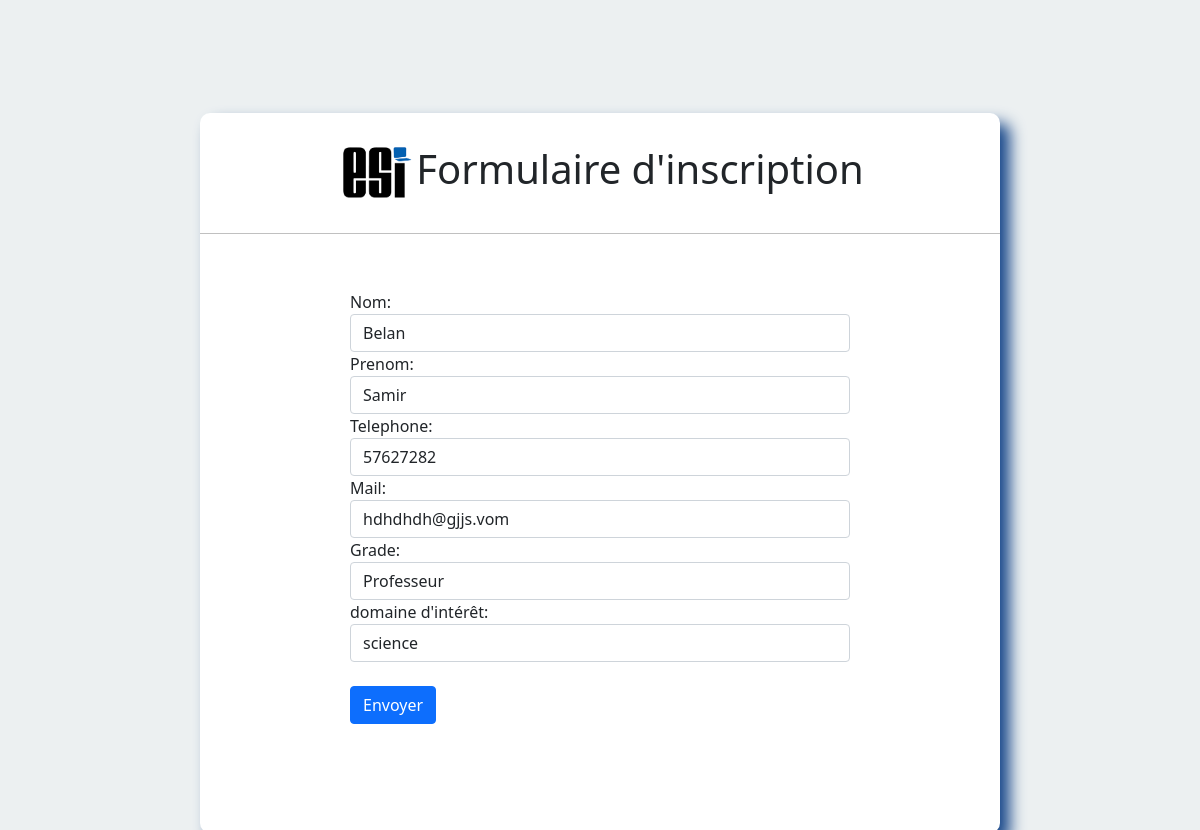
Screenshot of /EncadMod/17/ with the database file from the repository.
### satgesiV2/models.py (models this page shows, shortened)
class Encadreur(models.Model):
    Nomncadreur  =models.CharField(max_length=50)
    PrenomEncadreur  =models.CharField(max_length=50)
    Telephone = models.PositiveIntegerField()
    Mail = models.EmailField()
    grade  =models.CharField(max_length=50)
    domaineInteret  =models.CharField(max_length=50)

### satgesiV2/views.py (the view)
# urls.py: path('EncadMod/<str:pk>/',mod,name="modifE"),
def mod (request, pk):
   Encad  = Encadreur.objects.get(id=pk)
   form = EncadreurForm(instance=Encad)
   if request.method == "POST":
       form = EncadreurForm(data=request.POST,instance=Encad)
       if form.is_valid():
           form.save()
           return redirect("accept")
   return render(request,'SixPage.html',{"formEncadreur":form})

### satgesiV2/formEncadreur.py
class EncadreurForm(ModelForm):
    class Meta:
        model = Encadreur
        fields = "__all__"
        widgets={
            'Nomncadreur':forms.TextInput(attrs={'class':'form-control','placeholder':'Nomncadreur'}),
            'PrenomEncadreur':forms.TextInput(attrs={'class':'form-control','placeholder':'PrenomEncadreur'}),
            'Telephone': forms.NumberInput(attrs={'class':'form-control','placeholder':'Telephone'}),
            'Mail':forms.EmailInput(attrs={'class':'form-control','placeholder':'Mail'}),
            'grade':forms.TextInput(attrs={'class':'form-control','placeholder':'grade'}),
            'domaineInteret':forms.TextInput(attrs={'class':'form-control','placeholder':'domaine d  interet'}),
          }
        labels={
              'Nomncadreur' :'Nom',
              'PrenomEncadreur':'Prenom',
              'domaineInteret':'domaine d\'intérêt',
            }

### satgesiV2/templates/SixPage.html (shortened to what this page needs)
<!DOCTYPE html>
<html lang="en">
    <head>
      <link href="https://cdn.jsdelivr.net/npm/bootstrap@5.1.3/dist/css/bootstrap.min.css" rel="stylesheet">
        {% load static %}
        <link rel="stylesheet" href="{% static 'css/SixPage.css' %}">
    </head>
<body>
    <div class="center">
         <h1><img src="/static/png/icon3.png" alt="logo du site " width= "80" >Formulaire d'inscription</h1>
         <br><br>
        <form method="POST">
        {{formEncadreur}}
           <br>
          <button type="submit" class="btn btn-primary">Envoyer</button>
      </form>
</div>
</body>
</html>

### satgesiV2/static/css/SixPage.css (style rules this page uses)
body { margin: 0; padding: 10px; background: #ecf0f1; height: 100vh; Overflow-y:scroll; }
.center { position: absolute; top: 57%; left: 50%; transform: translate(-50%, -50%); width: 800px; height: 90vh; background:white; border-radius: 10px; box-shadow: 10px 10px 15px rgb(26,73,139); }
.center h1 { text-align: center; padding: 20px 0; border-bottom: 1px solid silver; }
.center form { padding: 0px 150px; box-sizing: border-box; }

### rows the page displays
Encadreur: Nomncadreur "Belan", PrenomEncadreur "Samir", Telephone "57627282", Mail "hdhdhdh@gjjs.vom", grade "Professeur", domaineInteret "science"
